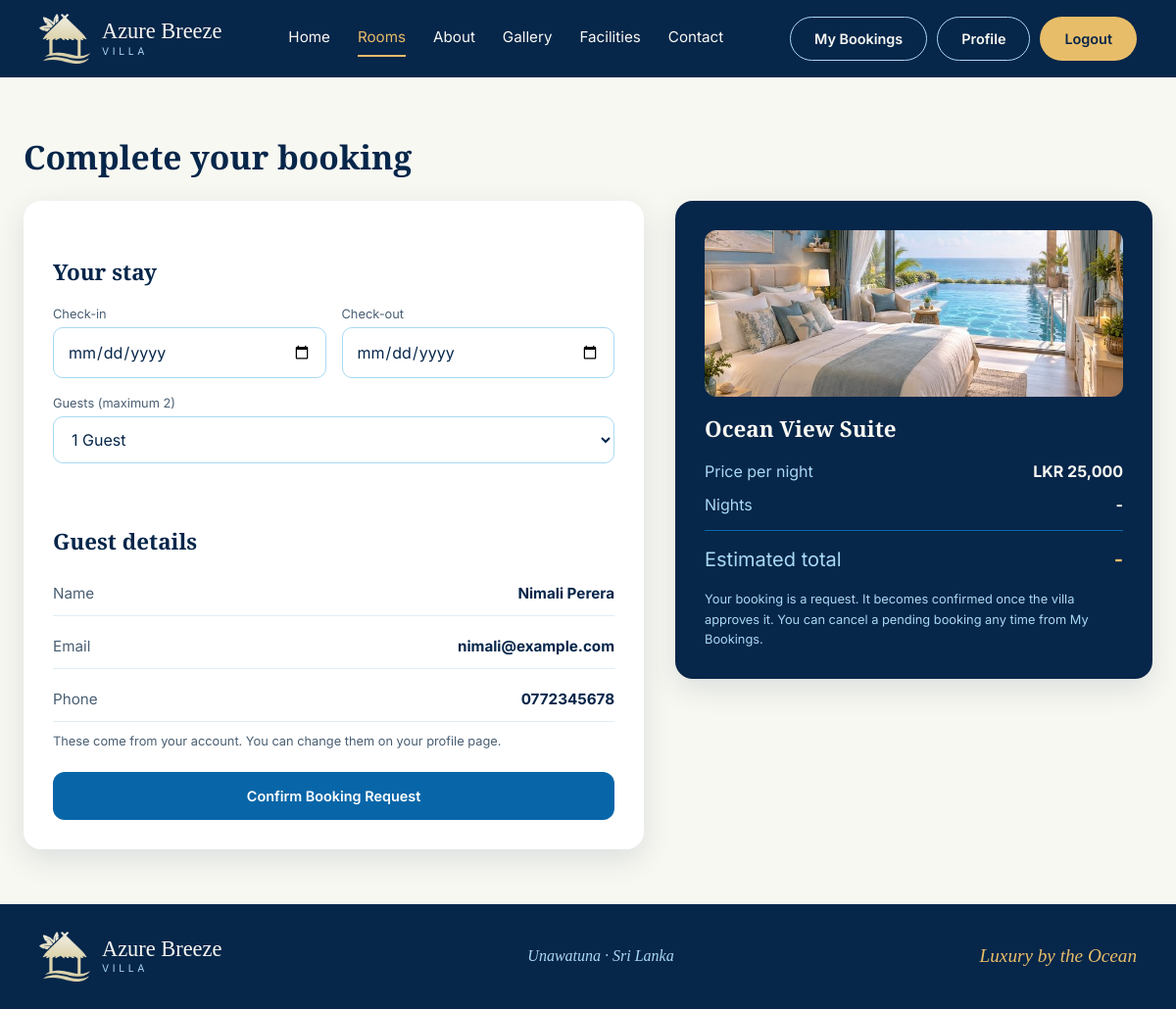
Page /guest/book.php?room_id=1 (signed in) on the committed database.
### tables this page shows
CREATE TABLE rooms (
  room_id         INT UNSIGNED NOT NULL AUTO_INCREMENT,
  room_name       VARCHAR(100) NOT NULL,
  room_type       VARCHAR(50)  NOT NULL,            
  description     TEXT NOT NULL,
  facilities      VARCHAR(255) NOT NULL DEFAULT '',  
  price_per_night DECIMAL(10,2) NOT NULL,            
  max_guests      TINYINT UNSIGNED NOT NULL,
  bed_info        VARCHAR(50)  NOT NULL DEFAULT '',
  image           VARCHAR(255) NOT NULL DEFAULT '',  
  room_status     ENUM('active','inactive') NOT NULL DEFAULT 'active',
  PRIMARY KEY (room_id),
  CONSTRAINT chk_rooms_price  CHECK (price_per_night > 0),
  CONSTRAINT chk_rooms_guests CHECK (max_guests > 0)
);

CREATE TABLE users (
  user_id        INT UNSIGNED NOT NULL AUTO_INCREMENT,
  name           VARCHAR(100) NOT NULL,
  email          VARCHAR(150) NOT NULL,
  contact_number VARCHAR(20)  NOT NULL,
  password       VARCHAR(255) NOT NULL,             
  role           ENUM('guest','admin') NOT NULL DEFAULT 'guest',
  created_at     TIMESTAMP NOT NULL DEFAULT CURRENT_TIMESTAMP,
  PRIMARY KEY (user_id),
  UNIQUE KEY uq_users_email (email)
);

### includes/auth.php (called while the page is built, shortened)
<?php
function e($value): string
{
    return htmlspecialchars((string)$value, ENT_QUOTES, 'UTF-8');
}
function money($amount): string
{
    return CURRENCY . ' ' . number_format((float)$amount, 0);
}

### guest/book.php (the view, shortened to what this page needs)
<?php
require_once __DIR__ . '/../config/db.php';
require_once __DIR__ . '/../includes/auth.php';
$roomId = (int)($_GET['room_id'] ?? $_POST['room_id'] ?? 0);
$stmt = $pdo->prepare("SELECT * FROM rooms WHERE room_id = ? AND room_status = 'active'");
$stmt->execute([$roomId]);
$room = $stmt->fetch();
$userStmt = $pdo->prepare('SELECT name, email, contact_number FROM users WHERE user_id = ?');
$userStmt->execute([$_SESSION['user_id']]);
$user = $userStmt->fetch();
$source   = $_SERVER['REQUEST_METHOD'] === 'POST' ? $_POST : $_GET;
$checkIn  = trim($source['check_in'] ?? '');
$checkOut = trim($source['check_out'] ?? '');
$guests   = max(1, (int)($source['guests'] ?? 1));
$guests   = min($guests, (int)$room['max_guests']);
$nights = 0;
$total  = 0;
include __DIR__ . '/../includes/header.php';
?>
<section class="section">
  <div class="container">
    <h1 class="section-title">Complete your booking</h1>
    <div class="booking-layout">
      <form class="booking-card" method="post" action="" id="bookingForm" novalidate
            data-price="<?= e($room['price_per_night']) ?>" data-max="<?= (int)$room['max_guests'] ?>">
        <h2>Your stay</h2>
        <div class="form-row">
          <div class="form-group">
            <label for="check_in">Check-in</label>
            <input type="date" id="check_in" name="check_in" value="<?= e($checkIn) ?>" required>
          </div>
          <div class="form-group">
            <label for="check_out">Check-out</label>
            <input type="date" id="check_out" name="check_out" value="<?= e($checkOut) ?>" required>
          </div>
        </div>
        <div class="form-group">
          <label for="guests">Guests (maximum <?= (int)$room['max_guests'] ?>)</label>
          <select id="guests" name="guests">
            <?php for ($g = 1; $g <= (int)$room['max_guests']; $g++): ?>
              <option value="<?= $g ?>" <?= $g === $guests ? 'selected' : '' ?>><?= $g ?> Guest<?= $g > 1 ? 's' : '' ?></option>
            <?php endfor; ?>
          </select>
        </div>
        <p class="form-message" id="dateMessage" role="alert"></p>
        <h2>Guest details</h2>
        <div class="readonly-list">
          <div><span>Name</span><strong><?= e($user['name']) ?></strong></div>
          <div><span>Email</span><strong><?= e($user['email']) ?></strong></div>
          <div><span>Phone</span><strong><?= e($user['contact_number']) ?></strong></div>
        </div>
        <p class="form-hint-dark">These come from your account. You can change them on your profile page.</p>
        <button type="submit" class="btn btn-primary btn-block">Confirm Booking Request</button>
      </form>
      <aside class="summary-card">
        <div class="summary-photo"><img src="<?= BASE_URL ?>/assets/images/rooms/<?= e($room['image']) ?>" alt="<?= e($room['room_name']) ?>"></div>
        <h3><?= e($room['room_name']) ?></h3>
        <div class="summary-row"><span>Price per night</span><strong><?= money($room['price_per_night']) ?></strong></div>
        <div class="summary-row"><span>Nights</span><strong id="sumNights"><?= $nights ?: '-' ?></strong></div>
        <div class="summary-row total"><span>Estimated total</span><strong id="sumTotal"><?= $nights ? money($total) : '-' ?></strong></div>
        <p class="summary-note">Your booking is a request. It becomes confirmed once the villa approves it. You can cancel a pending booking any time from My Bookings.</p>
      </aside>
    </div>
  </div>
</section>
<?php include __DIR__ . '/../includes/footer.php'; ?>

### assets/css/style.css (style rules this page uses)
:root { --navy: #06264A; --navy-deep: #041C38; --ocean: #0866A8; --glass: #A9D9F2; --glass-soft: #DDEEF9; --cyan: #39AEE8; --ivory: #F8F8F2; --gold: #E8BD69; --gold-text: #8A6A1E; --sage: #668C78; --muted: #4A5F73; --radius: 16px; --shadow: 0 10px 30px rgba(6, 38, 74, .12); --font-head: 'Playfair Display', serif; --font-body: 'Inter', sans-serif; }
* { box-sizing: border-box; }
body { margin: 0; font-family: var(--font-body); background: var(--ivory); color: var(--navy); line-height: 1.5; }
img { max-width: 100%; display: block; }
h1, h2, h3 { font-family: var(--font-head); font-weight: 600; margin: 0; }
.container { max-width: 1200px; margin: 0 auto; padding: 0 24px; }
.section { padding: 56px 0; }
.section-title { font-size: 2.1rem; margin-bottom: 20px; }
.btn { display: inline-block; padding: 11px 24px; border-radius: 999px; font-weight: 600; font-size: .9rem; border: 1.5px solid transparent; cursor: pointer; font-family: inherit; text-align: center; }
.btn-primary { background: var(--ocean); color: #fff; }
.form-group { margin-bottom: 16px; }
.form-group label { display: block; font-size: .8rem; color: var(--muted); margin-bottom: 4px; }
.form-group input, .form-group select, .form-group textarea { width: 100%; padding: 12px 14px; font: inherit; border: 1.5px solid var(--glass); border-radius: 10px; background: #fff; color: var(--navy); }
.booking-layout { display: grid; grid-template-columns: 1.3fr 1fr; gap: 32px; align-items: start; }
.booking-card, .summary-card { background: #fff; border-radius: 18px; padding: 30px; box-shadow: var(--shadow); }
.booking-card h2 { font-size: 1.4rem; margin: 0 0 16px; }
.booking-card h2:not(:first-child) { margin-top: 26px; }
.form-row { display: grid; grid-template-columns: 1fr 1fr; gap: 16px; }
.form-message { min-height: 1.4em; margin: 0; font-size: .9rem; }
.readonly-list { display: grid; gap: 10px; }
.readonly-list div { display: flex; justify-content: space-between; gap: 16px; padding: 10px 0; border-bottom: 1px solid var(--glass-soft); font-size: .95rem; }
.readonly-list span { color: var(--muted); }
.form-hint-dark { font-size: .8rem; color: var(--muted); margin: 10px 0 22px; }
.btn-block { display: block; width: 100%; padding: 15px; border-radius: 12px; }
.summary-card { background: var(--navy); color: var(--ivory); position: sticky; top: 20px; }
.summary-photo { height: 170px; border-radius: 12px; overflow: hidden; margin-bottom: 16px; }
.summary-photo img { width: 100%; height: 100%; object-fit: cover; }
.summary-card h3 { font-size: 1.4rem; margin-bottom: 14px; }
.summary-row { display: flex; justify-content: space-between; margin-bottom: 10px; }
.summary-row span { color: var(--glass); }
.summary-row.total { border-top: 1px solid var(--ocean); padding-top: 14px; margin-top: 14px; font-size: 1.25rem; }
.summary-row.total strong { color: var(--gold); }
.summary-note { font-size: .8rem; color: var(--glass); margin: 16px 0 0; line-height: 1.6; }

### rows in the picture
rooms: max_guests "2", guests "1 Guest", image (picture), room_name "Ocean View Suite", price_per_night "LKR 25,000"
users: name "Nimali Perera", email "nimali@example.com", contact_number "0772345678"

### other values in the picture
$label "Home"
$label "Rooms"
$label "About"
$label "Gallery"
$label "Facilities"
$label "Contact"
